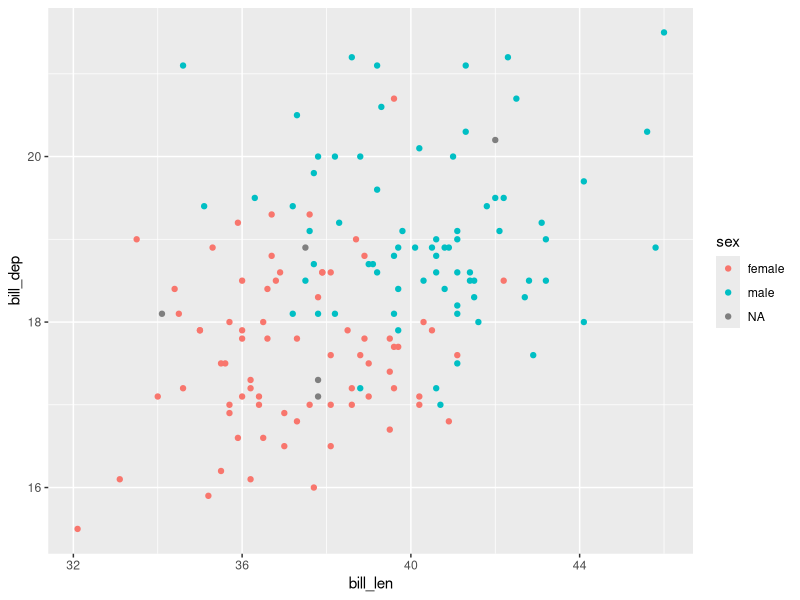

Source code (R): (Note: this script raises an error after producing the figure.)
## ---- chunk 1
knitr::opts_chunk$set(
  collapse = TRUE,
  comment = "#>"
)
## ---- chunk 2
knitr::opts_chunk$set(
  collapse = TRUE,
  comment = "#>"
)
## ---- chunk 3
#| label: packages
#| message: false
library(knitr)
library(dplyr)
library(purrr)
library(ggplot2)
## ---- chunk 4
#| label: tabs-and-headers
#| results: asis
for(sp in c("Adelie", "Chinstrap")) {
  dat <- penguins |> filter(species == sp)
  pic <- ggplot(dat, aes(bill_len, bill_dep, color = sex)) + geom_point()
  knit_print(quarto_tabset(
    content = list("Plot" = pic, "Data" = dat), 
    title = sp,
    level = 4
  ))
}
## ---- chunk 5
#| label: tabs-and-headers-2
#| results: asis
isl <- c("Torgersen", "Biscoe", "Dream")
dat <- map(isl, \(ii) filter(penguins, island == ii))
pic <- map(dat, \(dd) ggplot(dd, aes(bill_len, bill_dep, color = species)) + geom_point())
quarto_group(list(
  quarto_tabset(content = pic, names = isl, title = "Plot", level = 4),
  quarto_tabset(content = dat, names = isl, title = "Data", level = 4)
))
## ---- chunk 6
#| label: div-1
#| results: asis
quarto_div(
  content = "This is some margin text.", 
  class = "column-margin"
)
## ---- chunk 7
#| label: div-2
#| results: asis
quarto_div(
  content = c(
    "Using character vectors is fine.",
    "This is also just one margin text block.", 
    "All the strings get pasted together,",
    "with a separator."
  ),
  class = "column-margin",
  sep = " /// "
)
## ---- chunk 8
#| label: div-3
#| results: asis
quarto_div(
  content = list(
    "You can pass a list as the div content.", 
    "That allows you to mix content,",
    1:3,
    c("of different types", "and lengths."),
    "But pay attention to where separators appear,",
    "and remember that **markdown parsing still applies**"
  ),
  class = "column-margin",
  sep = " /// "
)
## ---- chunk 9
#| label: div-4
#| results: asis
quarto_div(
  content = "This is a callout note.",
  class = "callout-note"
)

## ---- chunk 10
#| label: div-5
#| results: asis
quarto_div(
  content = "You can supply multiple classes",
  class = c("column-margin", "callout-tip")
)
## ---- chunk 11
#| label: span-1
#| results: asis
quarto_span(content = "this is highlighted", class = "mark")
## ---- chunk 12
#| label: span-2
#| results: asis
quarto_div(
  content = list(
    quarto_span(content = "this is plain text"),
    quarto_span(content = "this is highlighted", class = "mark"),
    quarto_span(content = "this is underlined", class = "underline")
  ),
  sep = ", "
)
## ---- chunk 13
#| label: raw-1
#| results: asis
quarto_markdown(
  content = c(
    "- this ends up being",
    "- a markdown list", 
    "- with **formatting**"
  ),
  sep = "\n"
)
